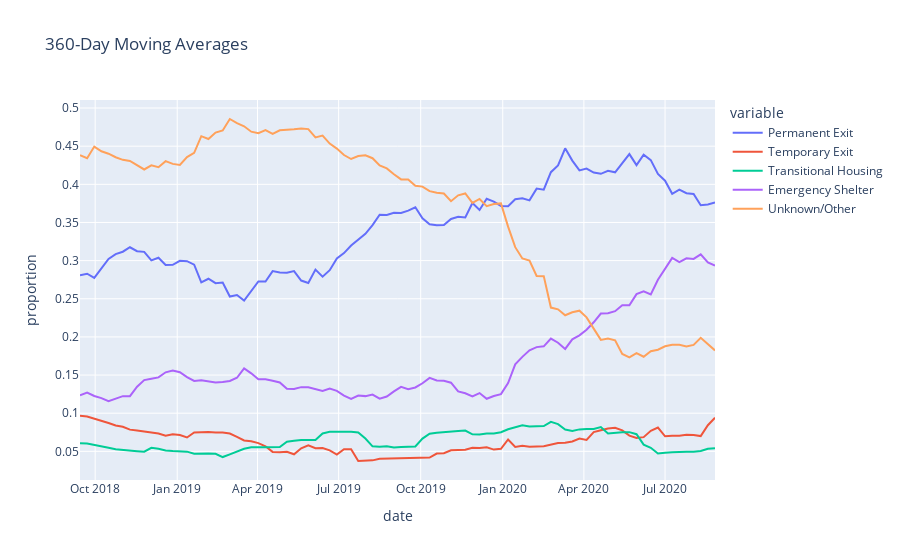

Notebook code for this chart:
### Code cell
M = 360
days_back = 720
STEP = days_back//90 or 1
last = date.today() - timedelta(days=180)
first = last - timedelta(days=M + days_back)
exits = session.query(Member).filter((Member.date_of_exit>first) & (Member.date_of_exit<=last)).all()
big = pd.DataFrame()
for e in exits:
    big = big.append({
        'date':e.date_of_exit,
        'dest':e.exit_destination,
    }, ignore_index=True)

moving = pd.DataFrame()
for i in range(0, days_back, STEP):
    end = last - timedelta(days=i)
    start = end - timedelta(days=M)
    little = big[(big['date']>start) & (big['date']<=end)]
    breakdown = pd.DataFrame({dest:little[little['dest']==dest].shape[0]/little.shape[0] for dest in little['dest'].unique()}, index=[end])
    moving = moving.append(breakdown)
moving = moving.fillna(0)

fig = px.line(
    moving, 
    labels={'index':'date', 'value':'proportion'},
    title=f'{M}-Day Moving Averages',
    category_orders={'variable':
        ['Permanent Exit',
        'Temporary Exit',
        'Transitional Housing',
        'Emergency Shelter',
        'Unknown/Other']}
    )
print(STEP)
fig.show()
